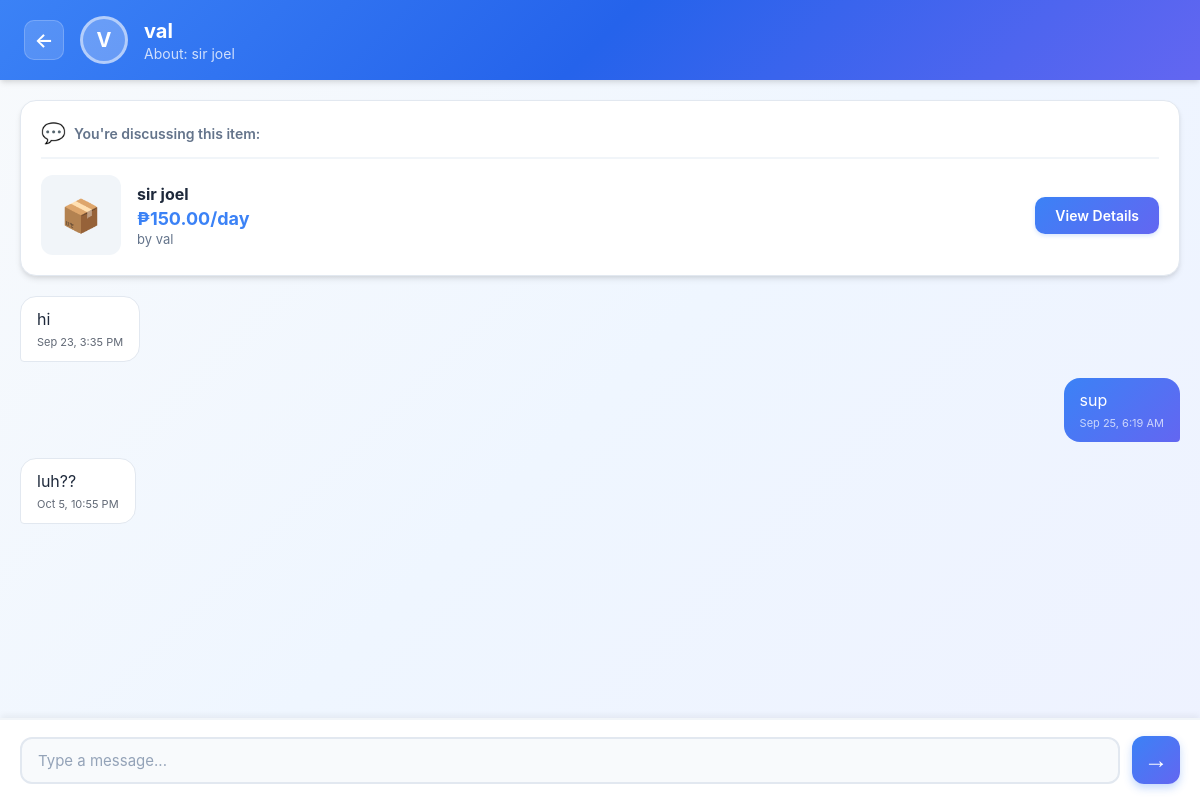
Screenshot of /chat.php?user_id=2 (signed in) with the database file from the repository.
### tables this page shows
CREATE TABLE `users` (
  `ID` int(11) NOT NULL,
  `username` varchar(50) NOT NULL,
  `password` varchar(255) NOT NULL,
  `email` varchar(100) NOT NULL,
  `phone_number` varchar(20) DEFAULT NULL,
  `profile_picture_url` varchar(255) DEFAULT NULL,
  `location_latitude` decimal(10,8) DEFAULT NULL,
  `location_longitude` decimal(11,8) DEFAULT NULL,
  `created_at` timestamp NOT NULL DEFAULT current_timestamp()
);

CREATE TABLE `items` (
  `item_id` int(11) NOT NULL,
  `lender_id` int(11) NOT NULL,
  `title` varchar(100) NOT NULL,
  `description` text NOT NULL,
  `price_per_day` decimal(10,2) NOT NULL,
  `is_available` tinyint(1) DEFAULT 1,
  `available_items_count` int(255) NOT NULL DEFAULT 1,
  `location_latitude` decimal(10,8) DEFAULT NULL,
  `location_longitude` decimal(11,8) DEFAULT NULL,
  `created_at` timestamp NOT NULL DEFAULT current_timestamp(),
  `image_url` varchar(255) NOT NULL
);

CREATE TABLE `messages` (
  `message_id` int(11) NOT NULL,
  `sender_id` int(11) NOT NULL,
  `receiver_id` int(11) NOT NULL,
  `item_id` int(11) DEFAULT NULL,
  `message_text` text NOT NULL,
  `sent_at` timestamp NOT NULL DEFAULT current_timestamp(),
  `is_read` tinyint(1) DEFAULT 0
);

### chat.php (the view, shortened to what this page needs)
<?php
include("connections.php");
$current_user_id = $_SESSION["ID"];
$other_user_id = $_GET['user_id'] ?? null;
$item_id = $_GET['item_id'] ?? null;
$user_query = "SELECT username, profile_picture_url FROM users WHERE ID = $other_user_id";
$user_result = mysqli_query($connections, $user_query);
$other_user = mysqli_fetch_assoc($user_result);
$item_info = null;
if ($item_id) {
    $item_query = "SELECT i.*, u.username as lender_username
                   FROM items i
                   LEFT JOIN users u ON i.lender_id = u.ID
                   WHERE i.item_id = $item_id";
    $item_result = mysqli_query($connections, $item_query);
    $item_info = mysqli_fetch_assoc($item_result);
} else {
    $recent_item_query = "SELECT i.*, u.username as lender_username
                          FROM messages m
                          JOIN items i ON m.item_id = i.item_id
                          LEFT JOIN users u ON i.lender_id = u.ID
                          WHERE ((m.sender_id = $current_user_id AND m.receiver_id = $other_user_id)
                                 OR (m.sender_id = $other_user_id AND m.receiver_id = $current_user_id))
                          AND m.item_id IS NOT NULL
                          ORDER BY m.sent_at DESC
                          LIMIT 1";
    $recent_item_result = mysqli_query($connections, $recent_item_query);
    if ($recent_item_result && mysqli_num_rows($recent_item_result) > 0) {
        $item_info = mysqli_fetch_assoc($recent_item_result);
    }
}
$messages_query = "SELECT m.*, u.username as sender_name, i.title as item_title, i.image_url as item_image
                   FROM messages m
                   JOIN users u ON m.sender_id = u.ID
                   LEFT JOIN items i ON m.item_id = i.item_id
                   WHERE ((m.sender_id = $current_user_id AND m.receiver_id = $other_user_id)
                          OR (m.sender_id = $other_user_id AND m.receiver_id = $current_user_id))
                   ORDER BY m.sent_at ASC";
$messages = mysqli_query($connections, $messages_query);
?>
<!DOCTYPE html>
<html lang="en">
<head>
</head>
<body>
    <div class="chat-header">
        <a href="messaging.php" class="back-btn">←</a>
        <div class="user-avatar">
            <?php if ($other_user['profile_picture_url'] && file_exists($other_user['profile_picture_url'])): ?>
                <img src="<?php echo htmlspecialchars($other_user['profile_picture_url']); ?>" alt="Profile">
            <?php else: ?>
                <?php echo strtoupper(substr($other_user['username'], 0, 1)); ?>
            <?php endif; ?>
        </div>
        <div class="chat-info">
            <h2><?php echo htmlspecialchars($other_user['username']); ?></h2>
            <p class="chat-subtitle">
                <?php if ($item_info): ?>
                    About: <?php echo htmlspecialchars($item_info['title']); ?>
                <?php else: ?>
                    All conversations
                <?php endif; ?>
            </p>
        </div>
    </div>
    <div class="chat-container">
        <?php if ($item_info): ?>
            <div class="item-context-card">
                <div class="item-context-header">
                    <span class="context-icon">💬</span>
                    <span class="context-text">You're discussing this item:</span>
                </div>
                <div class="item-context-content">
                    <div class="item-context-image">
                        <?php if ($item_info['image_url'] && file_exists($item_info['image_url'])): ?>
                            <img src="<?php echo htmlspecialchars($item_info['image_url']); ?>" alt="<?php echo htmlspecialchars($item_info['title']); ?>">
                        <?php else: ?>
                            <div class="item-placeholder">📦</div>
                        <?php endif; ?>
                    </div>
                    <div class="item-context-details">
                        <h4 class="item-context-title"><?php echo htmlspecialchars($item_info['title']); ?></h4>
                        <p class="item-context-price">₱<?php echo number_format($item_info['price_per_day'], 2); ?>/day</p>
                        <p class="item-context-lender">by <?php echo htmlspecialchars($item_info['lender_username']); ?></p>
                    </div>
                    <div class="item-context-actions">
                        <a href="item_details.php?item_id=<?php echo $item_info['item_id']; ?>" class="view-item-btn" target="_blank">
                            View Details
                        </a>
                    </div>
                </div>
            </div>
        <?php endif; ?>
        <div class="messages-area" id="messagesArea">
            <?php if (mysqli_num_rows($messages) > 0): ?>
                <?php
                while($message = mysqli_fetch_assoc($messages)):
                ?>
                    <div class="message <?php echo $message['sender_id'] == $current_user_id ? 'sent' : 'received'; ?>"
                         data-ts="<?php echo htmlspecialchars($message['sent_at']); ?>"
                         data-id="<?php echo (int)$message['message_id']; ?>">
                        <div class="message-bubble">
                            <?php echo nl2br(htmlspecialchars($message['message_text'])); ?>
                            <div class="message-time">
                                <?php echo date('M j, g:i A', strtotime($message['sent_at'])); ?>
                            </div>
                        </div>
                    </div>
                <?php endwhile; ?>
            <?php else: ?>
                <div class="no-messages">
                    <p>No messages yet. Start the conversation!</p>
                </div>
            <?php endif; ?>
        </div>
        <div class="message-input-area">
            <form class="message-form" id="messageForm">
                <textarea
                    name="message_text"
                    class="message-input"
                    placeholder="Type a message..."
                    required
                    rows="1"
                    id="messageInput"
                ></textarea>
                <button type="submit" class="send-btn" id="sendBtn">→</button>
            </form>
        </div>
    </div>
</body>
</html>

### rows the page displays
users: username "V", username "val"
items: title "sir joel", price_per_day "150.00", lender.username "val"
messages: message_text "hi", sent_at "Sep 23, 3:35 PM"
messages: message_text "sup", sent_at "Sep 25, 6:19 AM"
messages: message_text "luh??", sent_at "Oct 5, 10:55 PM"
